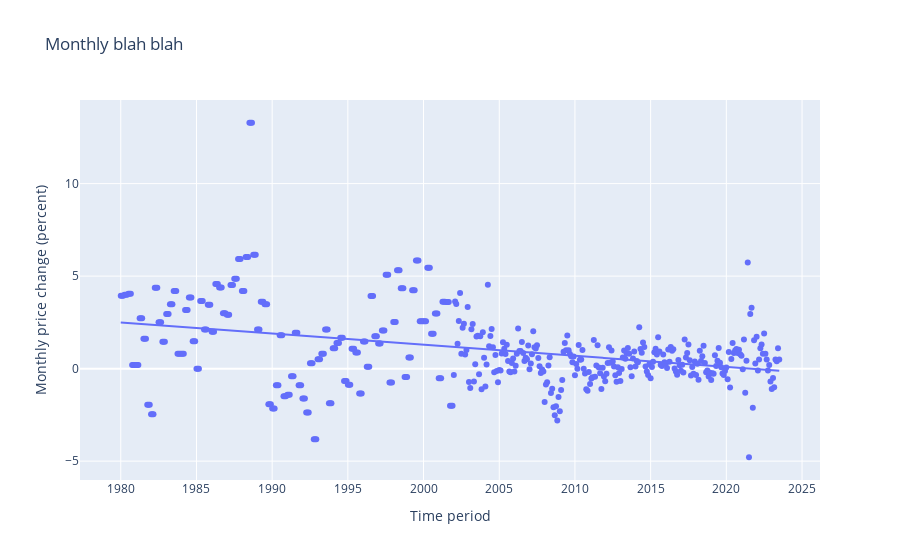

Source (notebook cell):
### Code cell
scatter_2 = px.scatter(df,
                       x='Period',
                       y='Percentage change (monthly) All property types',
                       title='Monthly blah blah',
                       labels={'Period':'Time period',
                                'Percentage change (monthly) All property types':'Monthly price change (percent)'},
                                trendline='ols')

scatter_2.show()

### Figure 1 — Plotly figure (JSON) as saved in the notebook; plotly's stock layout.template omitted (floating-point values rounded to 4 significant figures; data arrays with more than 128 entries replaced by an {"elided": "..."} marker saying what was removed)
{"data": [{"hovertemplate": "Time period=%{x}<br>Monthly price change (percent)=%{y}<extra></extra>", "legendgroup": "", "marker": {"color": "#636efa", "symbol": "circle"}, "mode": "markers", "name": "", "orientation": "v", "showlegend": false, "type": "scatter", "x": {"elided": "523 str values"}, "xaxis": "x", "y": {"elided": "523 float values"}, "yaxis": "y"}, {"hovertemplate": "<b>OLS trendline</b><br>Percentage change (monthly) All property types = -1.90466e-09 * Period + 3.1<br>R<sup>2</sup>=0.121545<br><br>Time period=%{x}<br>Monthly price change (percent)=%{y} <b>(trend)</b><extra></extra>", "legendgroup": "", "marker": {"color": "#636efa", "symbol": "circle"}, "mode": "lines", "name": "", "showlegend": false, "type": "scatter", "x": {"elided": "523 str values"}, "xaxis": "x", "y": {"elided": "523 float values"}, "yaxis": "y"}], "layout": {"legend": {"tracegroupgap": 0}, "title": {"text": "Monthly blah blah"}, "xaxis": {"anchor": "y", "domain": [0, 1], "title": {"text": "Time period"}}, "yaxis": {"anchor": "x", "domain": [0, 1], "title": {"text": "Monthly price change (percent)"}}}}
